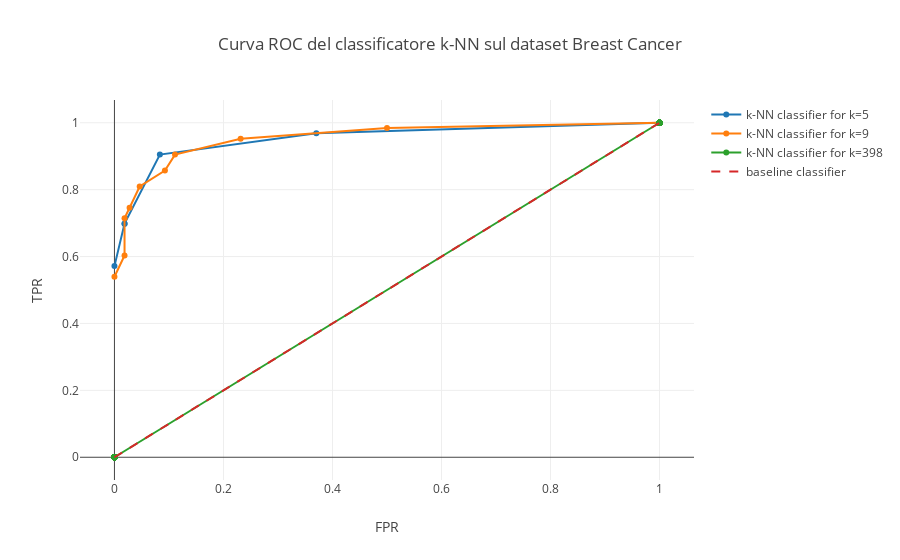

Write notebook code for a chart like this one.
### Markdown cell above
### 1.3.4
Disegnate la curva ROC (variando il parametro di soglia `th`) per $k=5$, $k=9$ e $k=m$ (dove m è la lunghezza del set di training). Si consideri sempre i primi 2 attributi. 

- Cosa succede se ``th=0``? E se ``th=1``?

- Calcolare la AUC (area under curve) delle 3 ROC disegnate sopra: comando per calcolare la AUC:  ``roc_auc_score(yTest,y_score)``

- (opzionale) Sapete spiegare perchè per $k=m$ il classificatore si comporta sempre come il baseline (dummy) classifier?

- Quale dei 3 classificatori scegliete?

### Code cell
# Solution 1.3.4 (to be completed)
from sklearn.metrics import roc_auc_score

kvec = [5,9,m]
data = [] # Qui metterò i dati per disegnare la ROC. Ogni elemento della lista sarà un oggetto di classe go.Scatter  
AUC = [] # Area under curve. Sarà una lista con 3 elementi (un elemento per ogni valore di "k")

for k in kvec: 
    
    thvec = np.linspace(0,1,k+1) #Valori di soglia considerati

    TPRlist = [] # In questa lista inseriro' il TPR per ogni valore di soglia. Nota che la lista viene inizializzata ogni volta che cambio "k"
    FPRlist = [] # In questa lista inseriro' il FPR per ogni valore di soglia.
    
    
    for th in thvec:

        y_hat, y_score = knn(xTrainScaled[:,0:2], yTrain, xTestScaled[:,0:2], k, th)
        TP = np.sum((y_hat==1) & (yTest==1))
        TN = np.sum((y_hat==-1) & (yTest==-1))
        FP = np.sum((y_hat==1) & (yTest==-1))
        FN = np.sum((y_hat==-1) & (yTest==1))

        TPRlist.append(TP/(TP + FN))
        FPRlist.append(FP/(FP + TN))
    
    
    AUC.append(roc_auc_score(yTest,y_score))
    data.append(go.Scatter(x = FPRlist, y = TPRlist, text = thvec, mode = 'markers+lines', name = f'k-NN classifier for k={k}'))
    print(f"k = {k}: AUC: {AUC[-1]}")


data.append(go.Scatter(x = [0, 1], y = [0, 1], mode = 'lines', name = 'baseline classifier', line = dict(dash = 'dash')))
layout = go.Layout(xaxis = dict(title = 'FPR'), yaxis = dict(title = 'TPR'), title = 'Curva ROC del classificatore k-NN sul dataset Breast Cancer')

fig = go.Figure(data, layout)
py.iplot(fig)

### Figure 1 — Plotly figure (JSON) as saved in the notebook; plotly's stock layout.template omitted (floating-point values rounded to 4 significant figures; data arrays with more than 128 entries replaced by an {"elided": "..."} marker saying what was removed)
{"data": [{"mode": "markers+lines", "name": "k-NN classifier for k=5", "text": [0, 0.2, 0.4, 0.6, 0.8, 1], "type": "scatter", "uid": "2f9d2ed0-f731-11e8-90fd-309c2316f643", "x": [1, 0.3704, 0.08333, 0.01852, 0.01852, 0], "y": [1, 0.9683, 0.9048, 0.6984, 0.6984, 0.5714]}, {"mode": "markers+lines", "name": "k-NN classifier for k=9", "text": [0, 0.1111, 0.2222, 0.3333, 0.4444, 0.5556, 0.6667, 0.7778, 0.8889, 1], "type": "scatter", "uid": "2f9d4236-f731-11e8-b8d1-309c2316f643", "x": [1, 0.5, 0.2315, 0.1111, 0.09259, 0.0463, 0.02778, 0.01852, 0.01852, 0], "y": [1, 0.9841, 0.9524, 0.9048, 0.8571, 0.8095, 0.746, 0.7143, 0.6032, 0.5397]}, {"mode": "markers+lines", "name": "k-NN classifier for k=398", "text": {"elided": "399 float values"}, "type": "scatter", "uid": "2f9d4237-f731-11e8-89c0-309c2316f643", "x": {"elided": "399 int values"}, "y": {"elided": "399 int values"}}, {"line": {"dash": "dash"}, "mode": "lines", "name": "baseline classifier", "type": "scatter", "uid": "2f9d4238-f731-11e8-b7cb-309c2316f643", "x": [0, 1], "y": [0, 1]}], "layout": {"title": "Curva ROC del classificatore k-NN sul dataset Breast Cancer", "xaxis": {"title": "FPR"}, "yaxis": {"title": "TPR"}}}
